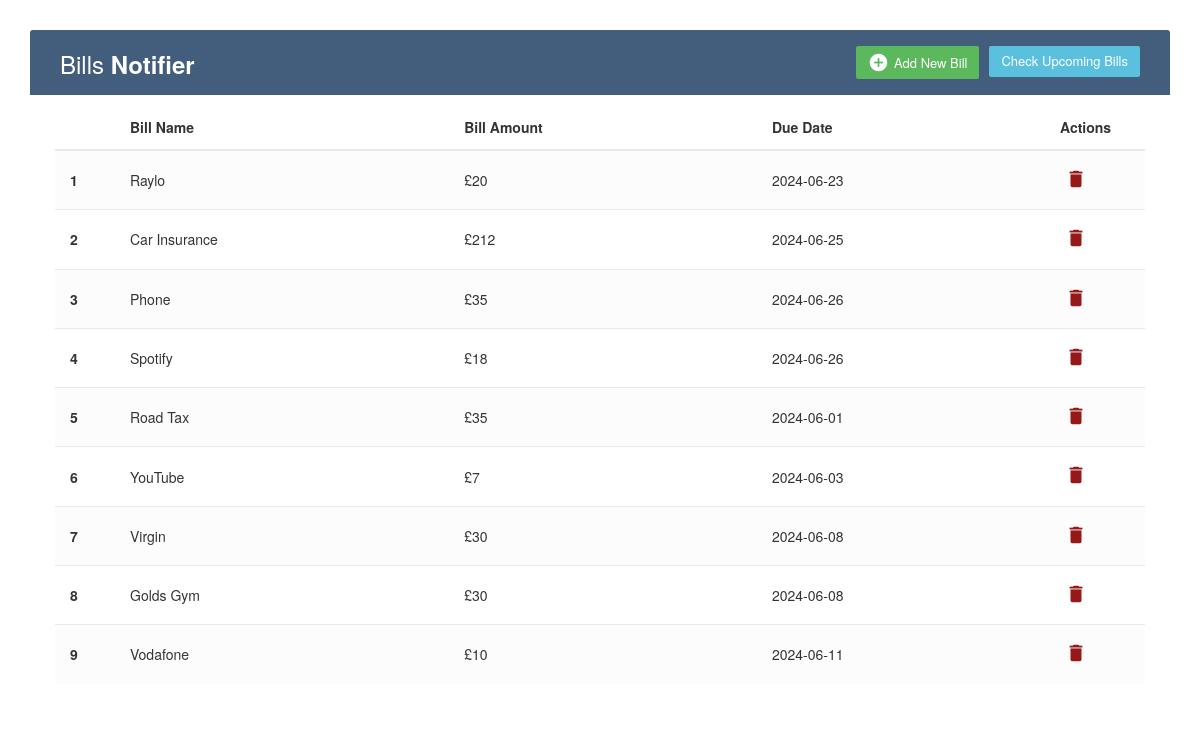
Before: / with the older database file.
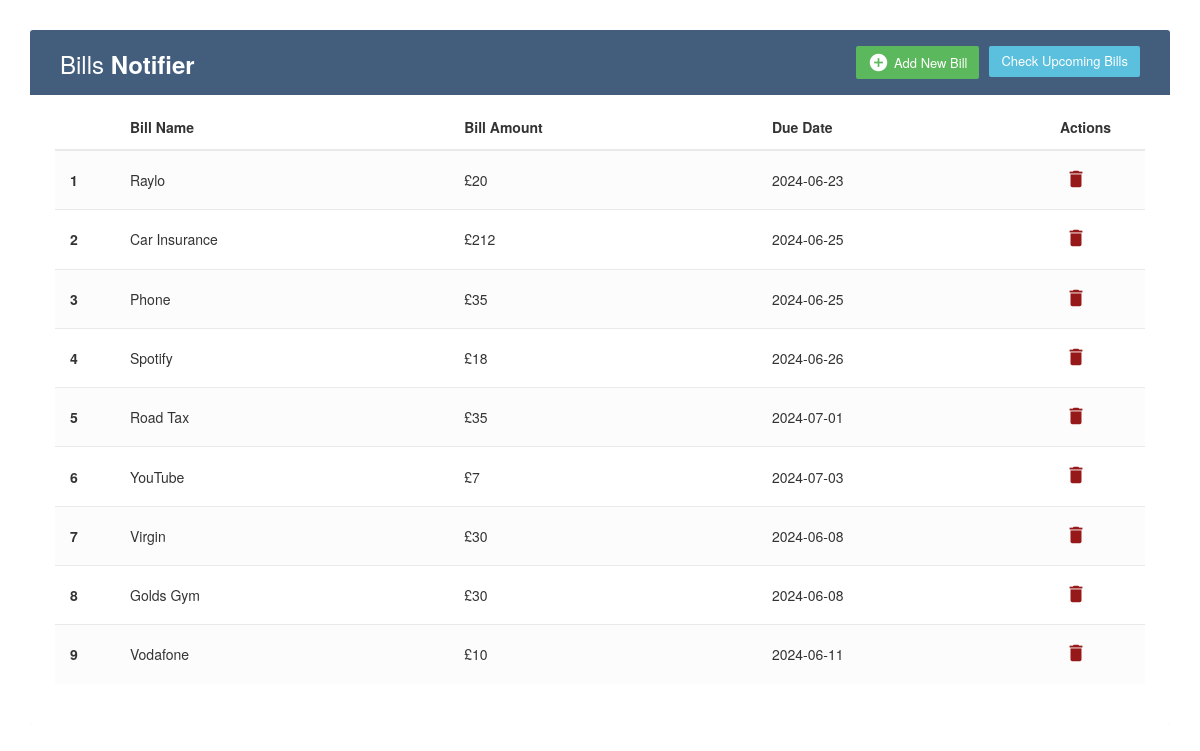
After: the same page with the newer database file.
### database.py (models this page shows)
class Bills(Base):
    __tablename__ = 'Bills'
    id = Column(Integer, primary_key=True)
    Bill_Name = Column(String(50))
    Bill_Amount = Column(Float, nullable=False)
    Bill_Date = Column(Date, nullable=False)

### app.py (the view)
@app.route('/')
def index() -> str:
    bills = session.query(Bills).all()
    return render_template(template_name_or_list='index.html', bills=bills)

### templates/index.html (shortened to what this page needs)
<!DOCTYPE html>
<html lang="en">
<head>
    <link rel="stylesheet" href="https://maxcdn.bootstrapcdn.com/font-awesome/4.7.0/css/font-awesome.min.css">
    <link rel="stylesheet" href="https://maxcdn.bootstrapcdn.com/bootstrap/3.3.7/css/bootstrap.min.css">
    <link rel="stylesheet" type="text/css" href="static/styles.css">
</head>
<body>
<div class="container">
    <div class="table-responsive">
        <div class="table-wrapper">
            <div class="table-title">
                <div class="row">
                    <div class="col-xs-6">
                        <h2>Bills <b>Notifier</b></h2>
                    </div>
                    <div class="col-xs-6">
                        <form method="POST" action="/check_upcoming_bills">
                            <button type="submit" class="btn btn-info">Check Upcoming Bills</button>
                        </form>
                        <a href="#addEmployeeModal" class="btn btn-success" data-toggle="modal">
                            <i class="material-icons">&#xE147;</i> <span>Add New Bill</span>
                        </a>
                    </div>
                </div>
            </div>
            <table class="table table-striped table-hover">
                <thead>
                <tr>
                    <th></th>
                    <th>Bill Name</th>
                    <th>Bill Amount</th>
                    <th>Due Date</th>
                    <th>Actions</th>
                </tr>
                </thead>
                <tbody>
                {% for bill in bills %}
                <tr>
                    <th scope="col">{{ loop.index }}</th>
                    <td>{{ bill.Bill_Name }}</td>
                    <td>£{{ bill.Bill_Amount }}</td>
                    <td>{{ bill.Bill_Date }}</td>
                    <td>
    <form method="POST" action="/delete_bill">
        <button type="submit" class="red-bin-icon">
            <i class="material-icons" data-toggle="tooltip" title="Delete">&#xE872;</i>
        </button>
    </form>
</td>
                </tr>
                {% endfor %}
                </tbody>
            </table>
        </div>
    </div>
</div>
</body>
</html>

### static/styles.css (style rules this page uses)
.table-responsive { margin: 30px 0; }
.table-wrapper { min-width: 1000px; background: #fff; padding: 20px 25px; border-radius: 3px; box-shadow: 0 1px 1px rgba(0,0,0,.05); }
.table-title { padding-bottom: 15px; background: #435d7d; color: #fff; padding: 16px 30px; margin: -20px -25px 10px; border-radius: 3px 3px 0 0; }
.table-title h2 { margin: 5px 0 0; font-size: 24px; }
.table-title .btn { color: #fff; float: right; font-size: 13px; border: none; min-width: 50px; border-radius: 2px; border: none; outline: none !important; margin-left: 10px; }
.table-title .btn i { float: left; font-size: 21px; margin-right: 5px; }
.table-title .btn span { float: left; margin-top: 2px; }
table.table tr th, table.table tr td { border-color: #e9e9e9; padding: 12px 15px; vertical-align: middle; }
table.table tr th:first-child { width: 60px; }
table.table tr th:last-child { width: 100px; }
table.table-striped tbody tr:nth-of-type(odd) { background-color: #fcfcfc; }
table.table td:last-child i { opacity: 0.9; font-size: 22px; margin: 0 5px; }
table.table td i { font-size: 19px; }
.red-bin-icon { padding: 0; border: none; background: none; color: #8B0000; font-size: 24px; }

Changed rows visible on the page:
changed Bills "Phone": Bill_Date "2024-06-26" → "2024-06-25"
changed Bills "Road Tax": Bill_Date "2024-06-01" → "2024-07-01"
changed Bills "YouTube": Bill_Date "2024-06-03" → "2024-07-03"
